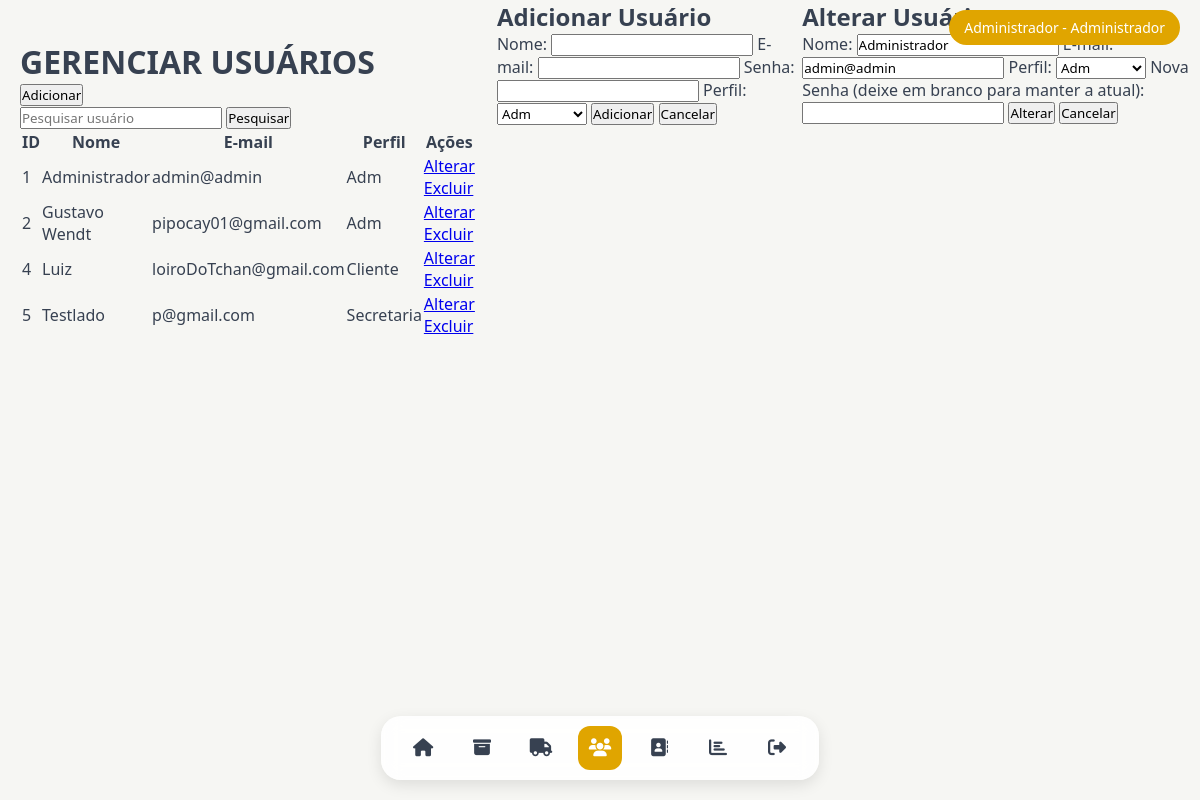
The app's page /TELAS/TELA_GERENCIAR_USUARIOS.php?editar=1 (signed in) with its own data.
### tables this page shows
CREATE TABLE `usuario` (
  `id_usuario` int(11) NOT NULL,
  `nome` varchar(100) NOT NULL,
  `senha` varchar(255) NOT NULL,
  `email` varchar(100) NOT NULL,
  `id_perfil` int(11) DEFAULT NULL,
  `senha_temporaria` tinyint(1) DEFAULT 0
);

CREATE TABLE `perfil` (
  `id_perfil` int(11) NOT NULL,
  `nome_perfil` varchar(50) NOT NULL
);

### TELAS/TELA_GERENCIAR_USUARIOS.php (the view, shortened to what this page needs)
<?php
include('../conexao.php');
function buscarUsuarios($pdo, $nome = null) {
    $sql = "SELECT u.id_usuario, u.nome, u.email, u.id_perfil, p.nome_perfil
            FROM usuario u
            LEFT JOIN perfil p ON u.id_perfil = p.id_perfil";
    $stmt = $pdo->prepare($sql);
    $stmt->execute();
    return $stmt->fetchAll(PDO::FETCH_ASSOC);
}
$usuarios = isset($_POST['busca']) ? buscarUsuarios($pdo, $_POST['busca']) : buscarUsuarios($pdo);
$sql_perfis = "SELECT * FROM perfil ORDER BY nome_perfil";
$stmt_perfis = $pdo->query($sql_perfis);
$perfis = $stmt_perfis->fetchAll(PDO::FETCH_ASSOC);
$usuario_edicao = null;
if (isset($_GET['editar'])) {
    $id_usuario = $_GET['editar'];
    $sql = "SELECT * FROM usuario WHERE id_usuario = :id_usuario";
    $stmt = $pdo->prepare($sql);
    $stmt->bindParam(':id_usuario', $id_usuario, PDO::PARAM_INT);
    $stmt->execute();
    $usuario_edicao = $stmt->fetch(PDO::FETCH_ASSOC);
}
?>
<!DOCTYPE html>
<html lang="pt-br">
<head>
    <link rel="stylesheet" href="../ESTILOS/ESTILO_GERAL.css">
    <link rel="stylesheet" href="../ESTILOS/ESTILO_GERENCIAR_USUARIOS.css">
</head>
<body>
    <?php include("MENU.php"); ?>
    <main>
        <h1>GERENCIAR USUÁRIOS</h1>
        <div class="ops_usu">
            <button id="btnAdicionar" onclick="abrirModal('modalAdicionar')">Adicionar</button>
            <form action="TELA_GERENCIAR_USUARIOS.php" method="POST">
                <input type="text" name="busca" id="busca" placeholder="Pesquisar usuário">
                <button type="submit">Pesquisar</button>
            </form>
        </div>
        <div class="tabela_usu">
            <?php if (!empty($usuarios)): ?>
                <table class="table">
                    <thead>
                        <tr>
                            <th>ID</th>
                            <th>Nome</th>
                            <th>E-mail</th>
                            <th>Perfil</th>
                            <th>Ações</th>
                        </tr>
                    </thead>
                    <tbody>
                        <?php foreach ($usuarios as $usuario): ?>
                            <tr>
                                <td><?= htmlspecialchars($usuario['id_usuario']) ?></td>
                                <td><?= htmlspecialchars($usuario['nome']) ?></td>
                                <td><?= htmlspecialchars($usuario['email']) ?></td>
                                <td><?= htmlspecialchars($usuario['nome_perfil']) ?></td>
                                <td>
                                    <a href="TELA_GERENCIAR_USUARIOS.php?editar=<?= htmlspecialchars($usuario['id_usuario']) ?>">Alterar</a>
                                    <a href="TELA_GERENCIAR_USUARIOS.php?excluir=<?= htmlspecialchars($usuario['id_usuario']) ?>"
                                       class="excluir"
                                       onclick="return confirm('Tem certeza que deseja excluir este usuário?')">Excluir</a>
                                </td>
                            </tr>
                        <?php endforeach; ?>
                    </tbody>
                </table>
            <?php else: ?>
                <p>Nenhum usuário encontrado</p>
            <?php endif; ?>
        </div>
    </main>
    <div id="modalAdicionar" class="modal">
        <div class="modal-content">
            <h2>Adicionar Usuário</h2>
            <form method="POST" action="TELA_GERENCIAR_USUARIOS.php">
                <label for="nome">Nome:</label>
                <input type="text" name="nome" required onkeypress ="mascara(this, nomeM)">
                <label for="email">E-mail:</label>
                <input type="email" name="email" required>
                <label for="senha">Senha:</label>
                <input type="password" name="senha" required>
                <label for="perfil">Perfil:</label>
                <select name="perfil" required>
                    <?php foreach ($perfis as $perfil): ?>
                        <option value="<?= $perfil['id_perfil'] ?>"><?= htmlspecialchars($perfil['nome_perfil']) ?></option>
                    <?php endforeach; ?>
                </select>
                <button type="submit" name="adicionar_usuario" class="btn_acao">Adicionar</button>
                <button type="button" class="btn_acao btn_cancelar" onclick="fecharModal('modalAdicionar')">Cancelar</button>
            </form>
        </div>
    </div>
    <?php if ($usuario_edicao): ?>
    <div id="modalAlterar" class="modal" style="display: flex;">
        <div class="modal-content">
            <h2>Alterar Usuário</h2>
            <form method="POST" action="TELA_GERENCIAR_USUARIOS.php">
                <label for="nome_editar">Nome:</label>
                <input type="text" name="nome" id="nome_editar" value="<?= htmlspecialchars($usuario_edicao['nome']) ?>" required onkeypress ="mascara(this, nomeM)">
                <label for="email_editar">E-mail:</label>
                <input type="email" name="email" id="email_editar" value="<?= htmlspecialchars($usuario_edicao['email']) ?>" required>
                <label for="perfil_editar">Perfil:</label>
                <select name="perfil" id="perfil_editar" required>
                    <?php foreach ($perfis as $perfil): ?>
                        <option value="<?= $perfil['id_perfil'] ?>"
                            <?= $perfil['id_perfil'] == $usuario_edicao['id_perfil'] ? 'selected' : '' ?>>
                            <?= htmlspecialchars($perfil['nome_perfil']) ?>
                        </option>
                    <?php endforeach; ?>
                </select>
                <label for="nova_senha">Nova Senha (deixe em branco para manter a atual):</label>
                <input type="password" name="nova_senha" id="nova_senha">
                <button type="submit" name="alterar_usuario" class="btn_acao">Alterar</button>
                <button type="button" class="btn_acao btn_cancelar" onclick="fecharModal('modalAlterar')">Cancelar</button>
            </form>
        </div>
    </div>
    <?php endif; ?>
</body>
</html>

### ESTILOS/ESTILO_GERAL.css (style rules this page uses)
:root { font-family: 'Segoe UI', Tahoma, Geneva, Verdana, sans-serif; --primaria-amarelo: #e0a500; --secundaria-amarelo: #e0a500; --comeia: #8b5e3c; --cinza-claro: #f6f6f3; --cinza-escuro: #374151; --vidro: rgba(0, 0, 0, 0.06); --primary-color: var(--primaria-amarelo); --hover-color: var(--secundaria-amarelo); --text-color: var(--cinza-escuro); --input-bg: white; --shadow-color: rgba(0, 0, 0, 0.05); --placeholder-color: #c4a484; --background: var(--cinza-claro) }

### ESTILOS/ESTILO_GERENCIAR_USUARIOS.css (style rules this page uses)
body { margin: 0; background: var(--cinza-claro); color: var(--text-color); font-family: var(--font-family); }

### ESTILOS/ESTILO_MENU.css (style rules this page uses)
* { margin: 0; padding: 0; box-sizing: border-box; font-family: var(--font-family); }
body { display: flex; min-height: 100vh; background-color: var(--cinza-claro); color: var(--cinza-escuro); }
main { padding: 20px; margin-top: 20px; z-index: 1; }

### records on screen
usuario: id_usuario "1", nome "Administrador", email "admin@admin", id_perfil.nome_perfil "Adm", perfil "Adm"
usuario: id_usuario "2", nome "Gustavo Wendt", email "pipocay01@gmail.com", id_perfil.nome_perfil "Adm"
usuario: id_usuario "4", nome "Luiz", email "loiroDoTchan@gmail.com", id_perfil.nome_perfil "Cliente"
usuario: id_usuario "5", nome "Testlado", email "p@gmail.com", id_perfil.nome_perfil "Secretaria"

### other values on screen
$_SESSION['usuario'] "Administrador"
$nome_perfil "Administrador"
form field perfil "Adm"
